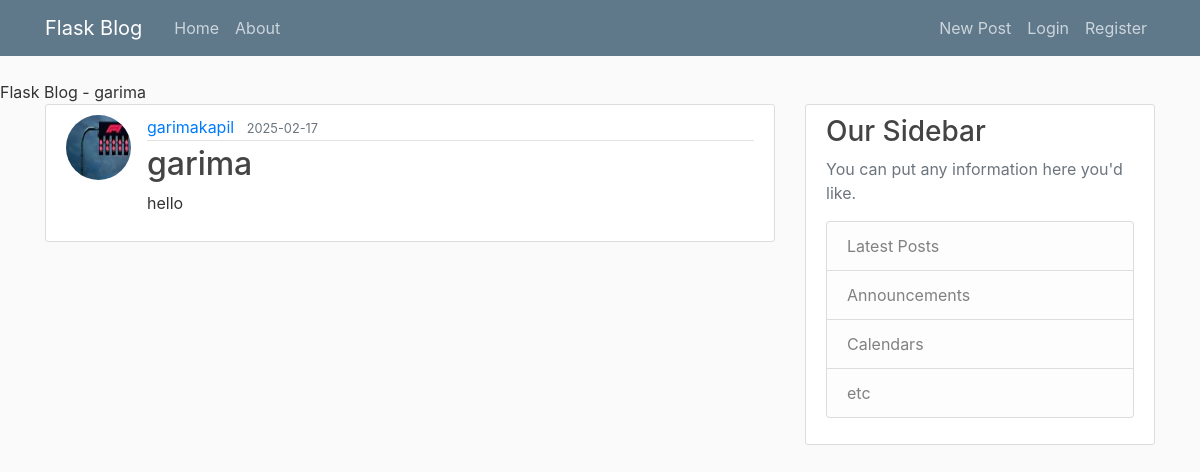
Page /post/3 on the earlier database version.
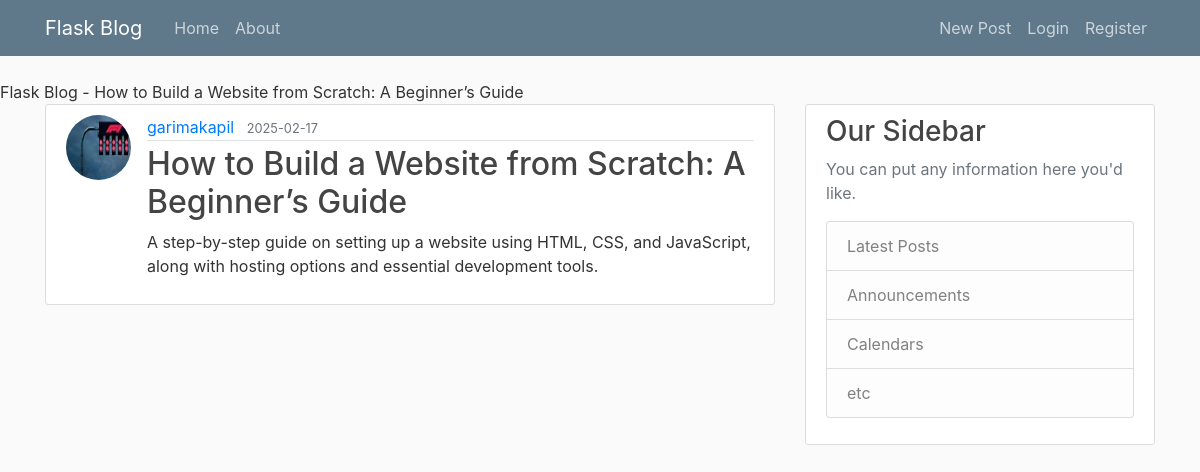
Same page on the later database version.
### flaskblog/models.py (models this page shows, shortened)
class Post(db.Model):
    id = db.Column(db.Integer, primary_key=True)
    title = db.Column(db.String(100), nullable=False)
    date_posted = db.Column(db.DateTime, nullable=False, default=lambda: datetime.now(timezone.utc))
    content = db.Column(db.Text, nullable=False)
    user_id = db.Column(db.Integer, db.ForeignKey('user.id'), nullable=False)

### flaskblog/posts/routes.py (the view)
@posts.route("/post/<int:post_id>")
def post(post_id):
    post=Post.query.get_or_404(post_id)
    return render_template('post.html', title=post.title, post=post)

### flaskblog/templates/post.html (shortened to what this page needs)
{% extends "layout.html" %}
{% block content %}
    <article class="media content-section">
        <img class="rounded-circle article-img"
            src="{{ url_for('static', filename='profile_pics/' + post.author.image_file) }}">
        <div class="media-body">
            <div class="article-metadata">
                <a class="mr-2" href="{{ url_for('users.user_post', username=post.author.username) }}">{{ post.author.username }}</a>
                <small class="text-muted">{{ post.date_posted.strftime('%Y-%m-%d') }}</small>
            </div>
            <h2 class="article-title">{{ post.title }}</h2>
            <p class="article-content">{{ post.content }}</p>
        </div>
    </article>
{% endblock %}

### flaskblog/templates/layout.html (shortened to what this page needs)
<!DOCTYPE html>
<html lang="en">
<head>
    <link rel="stylesheet" href="https://cdn.jsdelivr.net/npm/bootstrap@4.4.1/dist/css/bootstrap.min.css">
    <link rel="stylesheet" type="text/css" href="{{url_for('static',filename='main.css')}}"
    {% if title %}
        <title>Flask Blog - {{ title }}</title>
    {% else %}
        <title>Flask Blog</title>
    {% endif %}
</head>
<body>
    <header class="site-header">
        <nav class="navbar navbar-expand-md navbar-dark bg-steel fixed-top">
          <div class="container">
            <a class="navbar-brand mr-4" href="/">Flask Blog</a>
            <div class="collapse navbar-collapse" id="navbarToggle">
              <div class="navbar-nav mr-auto">
                <a class="nav-item nav-link" href="{{ url_for('main.home') }}">Home</a>
                <a class="nav-item nav-link" href="{{ url_for('main.about') }}">About</a>
              </div>
              <div class="navbar-nav">
                <a class="nav-item nav-link" href="{{ url_for('posts.new_post') }}">New Post</a>
                {% if current_user.is_authenticated %}
                <a class="nav-item nav-link" href="{{ url_for('users.logout') }}">Logout</a>
                <a class="nav-item nav-link" href="{{ url_for('users.account') }}">Account</a>
                {% else %}
                <a class="nav-item nav-link" href="{{ url_for('users.login') }}">Login</a>
                <a class="nav-item nav-link" href="{{ url_for('users.register') }}">Register</a>
                {% endif %}
              </div>
            </div>
          </div>
        </nav>
      </header>
      <main role="main" class="container">
        <div class="row">
          <div class="col-md-8">
            {% block content %}{% endblock %}
          </div>
          <div class="col-md-4">
            <div class="content-section">
              <h3>Our Sidebar</h3>
              <p class='text-muted'>You can put any information here you'd like.
                <ul class="list-group">
                  <li class="list-group-item list-group-item-light">Latest Posts</li>
                  <li class="list-group-item list-group-item-light">Announcements</li>
                  <li class="list-group-item list-group-item-light">Calendars</li>
                  <li class="list-group-item list-group-item-light">etc</li>
                </ul>
              </p>
            </div>
          </div>
        </div>
      </main>
</body>
</body>
</html>

Differences in the rows shown:
changed Post: title "garima" → "How to Build a Website from Scratch: A Beginner’s Guide"; content "hello" → "A step-by-step guide on setting up a website using HTML, CSS, and JavaScript, along with hosting options and essential development tools."
